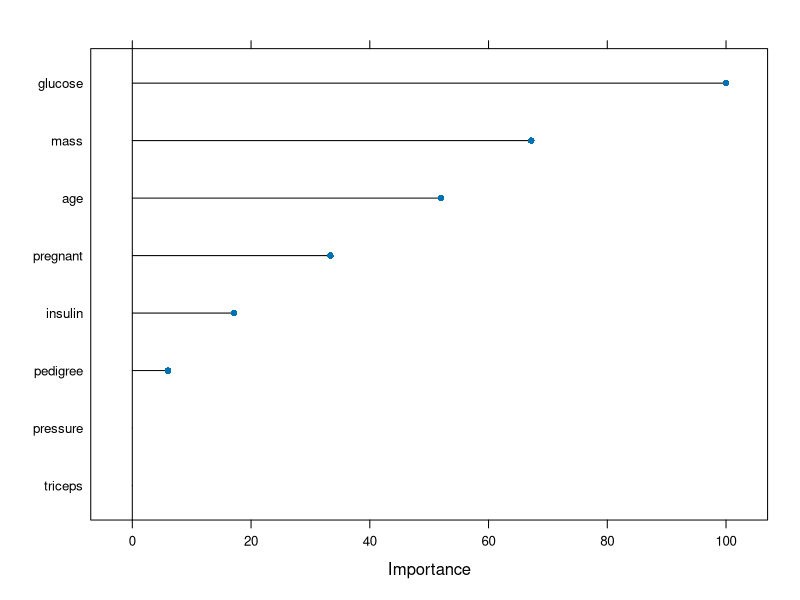
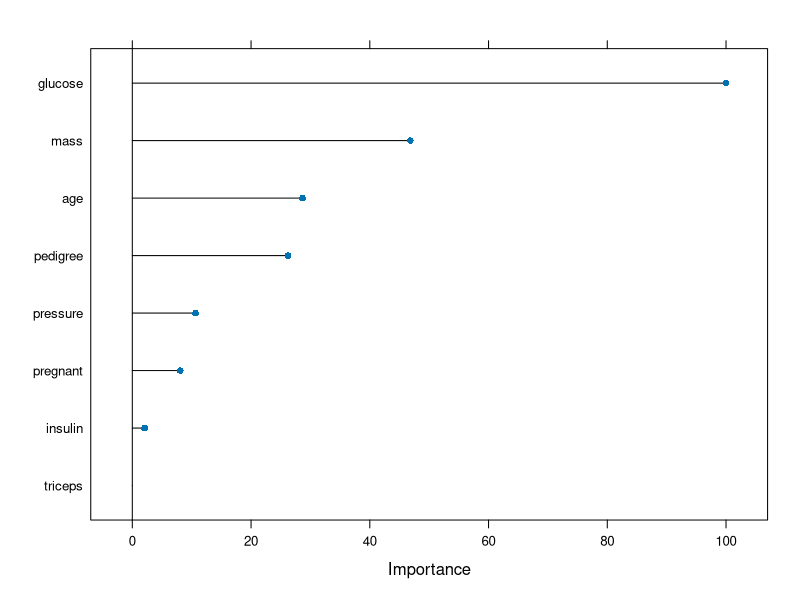
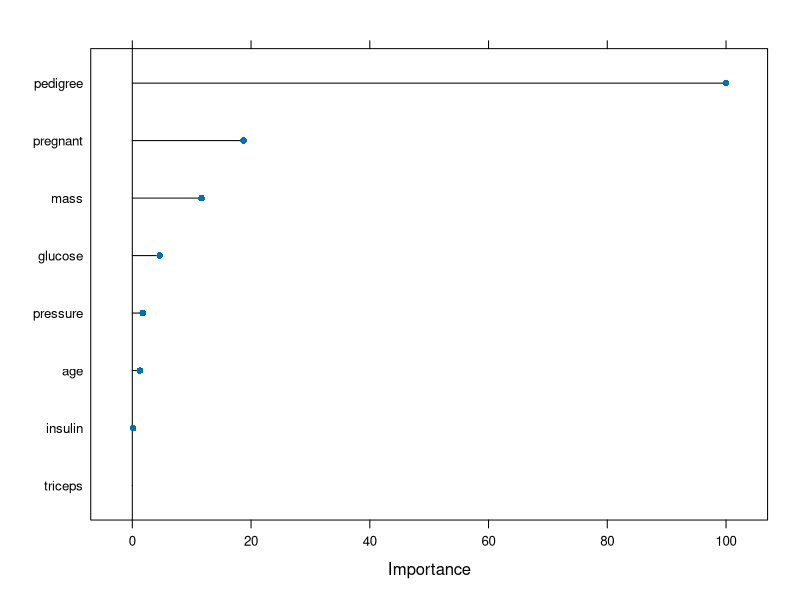

R code for these plots, in order: (Note: this script raises an error after producing the figures.)
## ---- chunk 1
knitr::opts_chunk$set(message = FALSE, warning = FALSE)
## ---- chunk 2
library(mlbench)
library(tidyverse)
data(PimaIndiansDiabetes)
df <- tibble(PimaIndiansDiabetes)
head(df)
## ---- chunk 3
df <- df %>% rename(target=diabetes)
## ---- chunk 4
colSums(is.na(df))
## ---- chunk 5
library(caret)
splitIndex <- createDataPartition(df$target, p = .75, 
                                  list = FALSE)
df_train <- df[ splitIndex,]
df_test <- df[-splitIndex,]
## ---- chunk 6
model1 <- train(target~., data=df_train, 
                method = "rpart2",
                maxdepth=3)
pred <- predict(model1, df_test)
cm <- confusionMatrix(data = pred, reference = df_test$target)
cm$overall[1]
## ---- chunk 7
plot(varImp(model1))
## ---- chunk 8
model2 <- train(target~., data=df_train, 
                method = "rf",
                ntree = 1000) 
pred <- predict(model2, df_test)
cm <- confusionMatrix(data = pred, reference = df_test$target)
cm$overall[1]
## ---- chunk 9
plot(varImp(model2))
## ---- chunk 10
model3 <- train(target~., data=df_train, 
                method = "glmnet",
                maxdepth=3)
pred <- predict(model3, df_test)
cm <- confusionMatrix(data = pred, reference = df_test$target)
cm$overall[1]
## ---- chunk 11
plot(varImp(model3))
## ---- chunk 12
model4 <- train(target~., data=df_train, 
                method = "pls",
                maxdepth=3)
pred <- predict(model4, df_test)
cm <- confusionMatrix(data = pred, reference = df_test$target)
cm$overall[1]
## ---- chunk 13
plot(varImp(model4))
## ---- chunk 14
model5 <- train(target~., data=df_train, 
                method = "treebag",
                ntree = 1000) 
pred <- predict(model5, df_test)
cm <- confusionMatrix(data = pred, reference = df_test$target)
cm$overall[1]
## ---- chunk 15
plot(varImp(model5))
